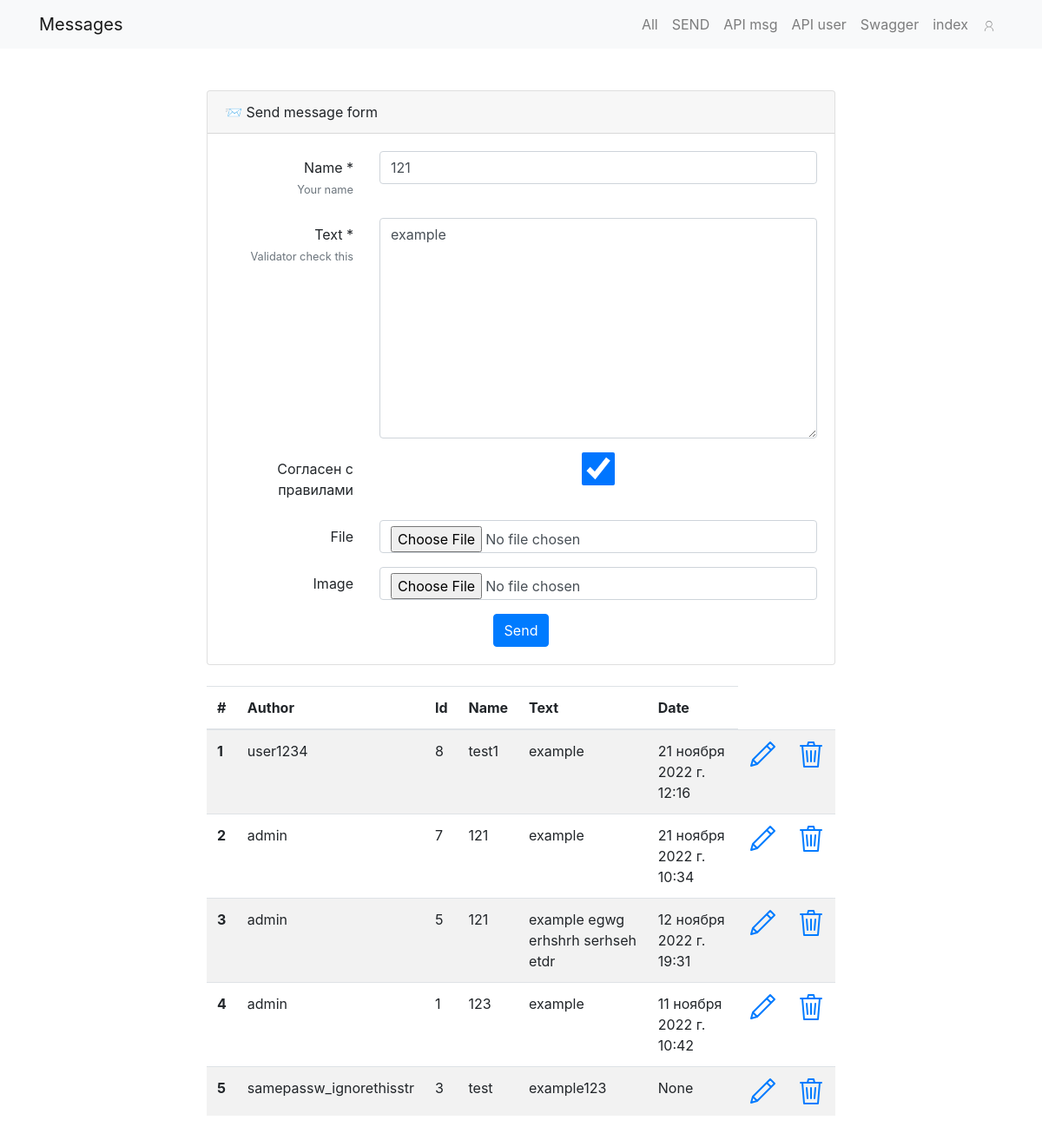
Page /edit/7/ (signed in) on the earlier database version.
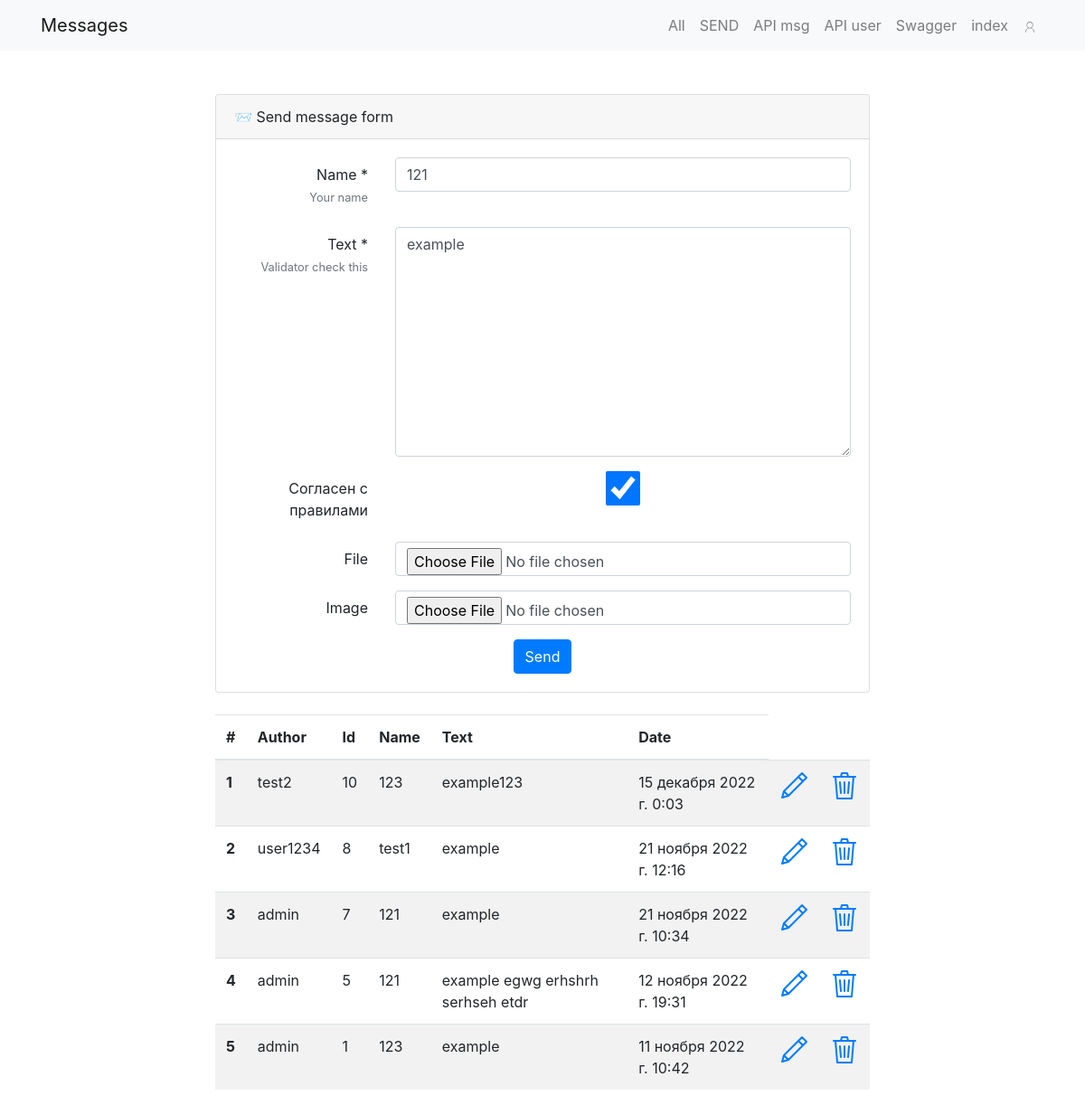
Same page on the later database version.
### FORM_MSG/models.py (models this page shows, shortened)
class Message(models.Model):
    author = models.ForeignKey(to=User, related_name='messages', on_delete=models.CASCADE)
    id = models.BigAutoField(null=False, unique=True, primary_key=True,
                             auto_created=True)  # limit int remove (max_length)
    name = models.CharField(null=False, max_length=10, blank=False)
    text = models.TextField(null=False, max_length=100, blank=False, validators=[RegexValidator(r'^[\w]+$')])
    accept_terms = models.BooleanField(null=False, default=False, verbose_name='Согласен с правилами', blank=False)
    file = models.FileField(null=True, upload_to='form_files/', blank=True)
    image = models.ImageField(null=True, upload_to='form_imgs/', blank=True)
    created_date = models.DateTimeField(null=False, auto_now_add=True)
    updated_date = models.DateTimeField(null=False, auto_now=True)
    class Meta:
        verbose_name_plural = 'Messages'

### FORM_MSG/views.py (the view, shortened to what this page needs)
# urls.py: path('edit/<int:pk>/', views.UpdateMsgView.as_view(), name='edit_msg'),
class UpdateMsgView(LoginRequiredMixin, UpdateView):
    model = Message
    form_class = MsgForm
    template_name = "form_msg/msg_send.html"
    success_url = reverse_lazy('form_msg:send_msg')
    def get_object(self, *args, **kwargs):
        obj = super(UpdateMsgView, self).get_object(*args, **kwargs)
        if obj.author != self.request.user:
            raise PermissionDenied()  # or Http404
        return obj
    def get_context_data(self, **kwargs):
        context = super().get_context_data(**kwargs)
        context['title'] = "📨 Send message form"
        context['btn_caption'] = "Send"
        context['table_data'] = Message.objects.select_related().order_by('-created_date')[:5]
        return context

### FORM_MSG/forms.py (shortened to what this page needs)
class MsgForm(ModelForm):
    class Meta:
        model = Message
        fields = ('name', 'text', 'accept_terms', 'file', 'image')
        help_texts = {'text': "Validator check this", 'name': 'Your name'}

### FORM_MSG/templatetags/custom_tags.py (called while the page is built)
@register.filter
def addclass(field, css):
    return field.as_widget(attrs={"class": css})

### FORM_MSG/templates/form_msg/msg_send.html (shortened to what this page needs)
{% extends 'form_msg/base_msg.html' %}
{% load static %}
{% load custom_tags %}
{% block content %}
    <div class="row justify-content-center">
        <div class="col-md-8 p-5">
            <div class="card">
                <div class="card-header">{{ title }}</div>
                <div class="card-body">
                    <form method="post" enctype="multipart/form-data">
                        {% for field in form %}
                            <div class="form-group row"
                                 aria-required={% if field.field.required %}"true"{% else %}"false"{% endif %}
                            </div>
                            <label for="{{ field.id_for_label }}" class="col-md-3 col-form-label text-md-right">
                                {{ field.label }}
                                {% if field.field.required %}<span class="required">*</span>{% endif %}
                                {% if field.help_text %}
                                    <small id="{{ field.id_for_label }}-help"
                                           class="form-text text-muted">{{ field.help_text|safe }}</small>
                                {% endif %}
                            </label>
                            <div class="col-md-9">
                                {{ field|addclass:"form-control" }}
                            </div>
                            </div>
                        {% endfor %}
            <div class="row justify-content-center">
                <button type="submit" class="btn btn-primary">
                    {{ btn_caption }}
                </button>
            </div>
            </form>
        </div>
    </div>
    {% if table_data %}
        <div class="table-responsive mt-4">
            <table class="table table-striped">
                <thead>
                <tr>
                    <th scope="col">#</th>
                    <th scope="col">Author</th>
                    <th scope="col">Id</th>
                    <th scope="col">Name</th>
                    <th scope="col">Text</th>
                    <th scope="col">Date</th>
                </tr>
                </thead>
                <tbody>
                {% for item in table_data %}
                    <tr>
                        <th scope="row">{{ forloop.counter }}</th>
                        <td>{{ item.author }}</td>
                        <td>{{ item.id }}</td>
                        <td>{{ item.name }}</td>
                        <td>{{ item.text }}</td>
                        <td>{{ item.created_date }}</td>
                        <td><a href="{% url 'form_msg:edit_msg' item.id %}">
                            <svg id="i-edit" xmlns="http://www.w3.org/2000/svg" viewBox="0 0 32 32" width="32"
                                 height="32" fill="none" stroke="currentcolor" stroke-linecap="round"
                                 stroke-linejoin="round" stroke-width="2">
                                <path d="M30 7 L25 2 5 22 3 29 10 27 Z M21 6 L26 11 Z M5 22 L10 27 Z"/>
                            </svg>
                        </a></td>
                        <td><a href="{% url 'form_msg:delete_msg' item.id %}">
                            <svg id="i-trash" xmlns="http://www.w3.org/2000/svg" viewBox="0 0 32 32" width="32"
                                 height="32" fill="none" stroke="currentcolor" stroke-linecap="round"
                                 stroke-linejoin="round" stroke-width="2">
                                <path d="M28 6 L6 6 8 30 24 30 26 6 4 6 M16 12 L16 24 M21 12 L20 24 M11 12 L12 24 M12 6 L13 2 19 2 20 6"/>
                            </svg>
                        </a></td>
                    </tr>
                {% endfor %}
                </tbody>
            </table>
        </div>
    {% endif %}
{% endblock %}

Differences in the rows shown:
no longer on this page (row unchanged): Message: author "samepassw_ignorethisstr", id "3", name "test", text "example123", created_date "None"
added Message: author "test2", id "10", name "123", text "example123", created_date "15 декабря 2022 г. 0:03"
